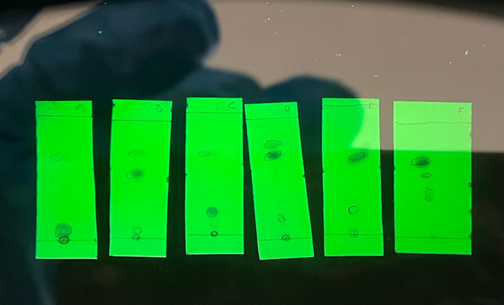
#> input picture TLC1.png, 504 x 305 px, found by its file name
$ python '#image processing.py'
#> lines starting #> are read from the running program, lines starting #| are printed output that depends on the picture; after the words box and inside, x2 and y2 are one past the last pixel; in counts of white or black regions, pixels touching at a corner belong together
# Import necessary libraries
import cv2
import numpy as np
import matplotlib.pyplot as plt

# Define the path to the image
image_path = '/workspaces/TLC_imageprocessing/TLC1.png'  # Ensure this is the correct path
image = cv2.imread(image_path)
#> image is the input picture: shape (305, 504, 3); mean B, G, R 44.7, 126.3, 37.7

# Check if the image was loaded
if image is None:
    print("Error: Image not loaded. Check the path and file name.")
else:
    # Convert the image to the HSV color space
    hsv_image = cv2.cvtColor(image, cv2.COLOR_BGR2HSV)
#> hsv_image: shape (305, 504, 3); mean H, S, V 58.2, 176.5, 129.9

    # Define the range for detecting low green pixels (TLC plates)
    lower_green = np.array([35, 30, 30])  # Adjust for clearer low green
    upper_green = np.array([85, 255, 255])  # Define the upper boundary for green

    # Create a mask for the TLC plate (low green pixels)
    plate_mask = cv2.inRange(hsv_image, lower_green, upper_green)
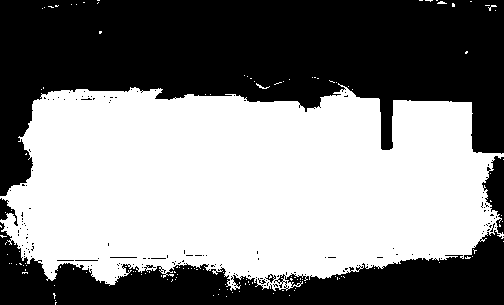
#> plate_mask: shape (305, 504); 51.7% white; 152 black regions (145 under 20 px), largest, box (x1, y1, x2, y2) and area: (0, 0, 504, 196) 53607, (0, 222, 504, 305) 18967, (482, 156, 504, 234) 946

    # Apply morphological operations to clean up the mask
    kernel = np.ones((3, 3), np.uint8)
    plate_mask = cv2.morphologyEx(plate_mask, cv2.MORPH_CLOSE, kernel)  # Fill small holes
#> plate_mask: shape (305, 504); 52.8% white; 10 black regions (4 under 20 px), largest, box (x1, y1, x2, y2) and area: (0, 0, 504, 196) 53474, (0, 232, 504, 305) 18035, (485, 156, 504, 221) 794, (0, 199, 11, 220) 160, (497, 222, 504, 233) 55, (293, 278, 300, 284) 31
    plate_mask = cv2.morphologyEx(plate_mask, cv2.MORPH_OPEN, kernel)   # Remove small noise
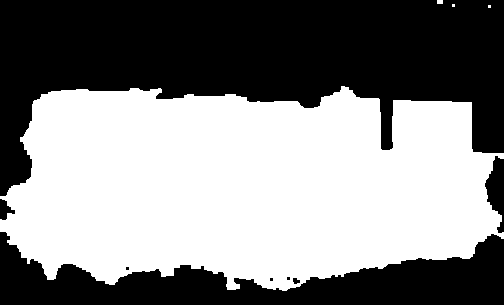
#> plate_mask: shape (305, 504); 52.5% white; 8 black regions (3 under 20 px), largest, box (x1, y1, x2, y2) and area: (0, 0, 504, 196) 53660, (0, 232, 504, 305) 18205, (485, 156, 504, 233) 859, (0, 199, 15, 220) 178, (293, 278, 300, 284) 31

    # Convert the image to grayscale and enhance contrast
    gray_image = cv2.cvtColor(image, cv2.COLOR_BGR2GRAY)
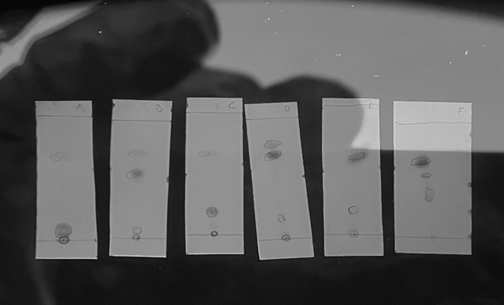
#> gray_image: shape (305, 504); min 2, max 209, mean 90.5
    equalized_image = cv2.equalizeHist(gray_image)
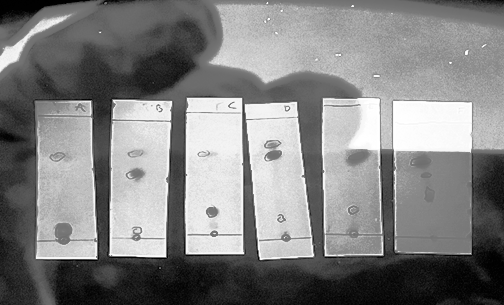
#> equalized_image: shape (305, 504); min 0, max 255, mean 129.6
    masked_equalized = cv2.bitwise_and(equalized_image, equalized_image, mask=plate_mask)
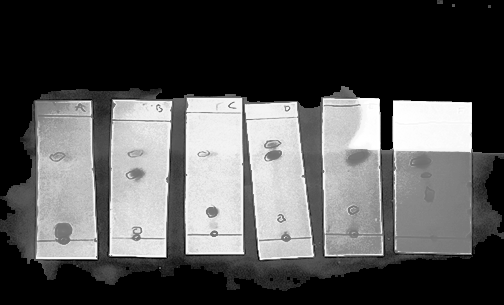
#> masked_equalized: shape (305, 504); min 0, max 255, mean 83.3

    # Apply edge detection to create a black-and-white edge image
    edges = cv2.Canny(masked_equalized, 50, 150)
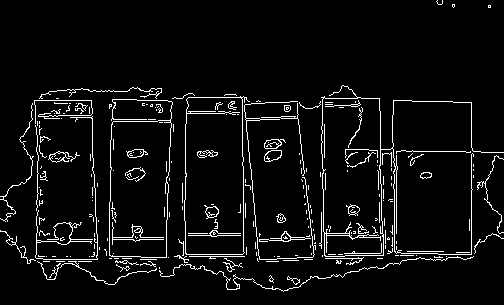
#> edges: shape (305, 504); 5.3% white in thin lines or dots

    # Display and save the black-and-white edges image
    plt.figure()
    plt.imshow(edges, cmap='gray')
    plt.title("Black Background with White Edges")
    plt.axis('off')
    plt.show()
    cv2.imwrite('/workspaces/TLC_imageprocessing/tlc_edges_black_white.jpg', edges)
    print("Black background with white edges image saved as 'tlc_edges_black_white.jpg' in /workspaces/TLC_imageprocessing/")

    # Find contours based on the edges detected
    contours, _ = cv2.findContours(edges, cv2.RETR_EXTERNAL, cv2.CHAIN_APPROX_SIMPLE)
#> contours = 184 contours, 168 with area under 20; largest, box (x1, y1, x2, y2) and area: (321, 85, 504, 257) 9190, (184, 96, 250, 255) 9023, (109, 99, 173, 258) 7873, (264, 150, 282, 162) 144, (264, 139, 286, 149) 128

    # Draw white contours (lines) on the original image
    image_with_contours = image.copy()
    cv2.drawContours(image_with_contours, contours, -1, (255, 255, 255), 2)  # White color, thickness=2
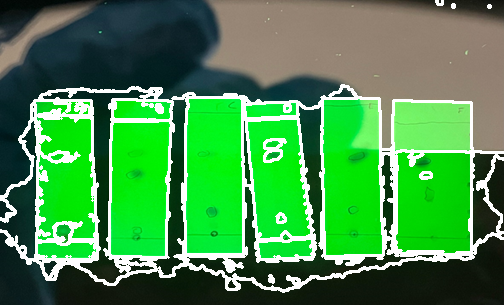
#> image_with_contours: shape (305, 504, 3); 12.83% of pixels changed, all inside (x1, y1, x2, y2) = (0, 0, 504, 293)

    # Convert BGR to RGB for displaying with matplotlib
    image_with_contours_rgb = cv2.cvtColor(image_with_contours, cv2.COLOR_BGR2RGB)

    # Display and save the image with white line contours
    plt.figure(figsize=(10, 5))
    plt.imshow(image_with_contours_rgb)
    plt.title('TLC Plates with White Line Contours')
    plt.axis('off')
    plt.show()
    cv2.imwrite('/workspaces/TLC_imageprocessing/tlc_white_line_contours_enhanced.jpg', image_with_contours)
    print("Final image with contours saved as 'tlc_white_line_contours_enhanced.jpg' in /workspaces/TLC_imageprocessing/")
